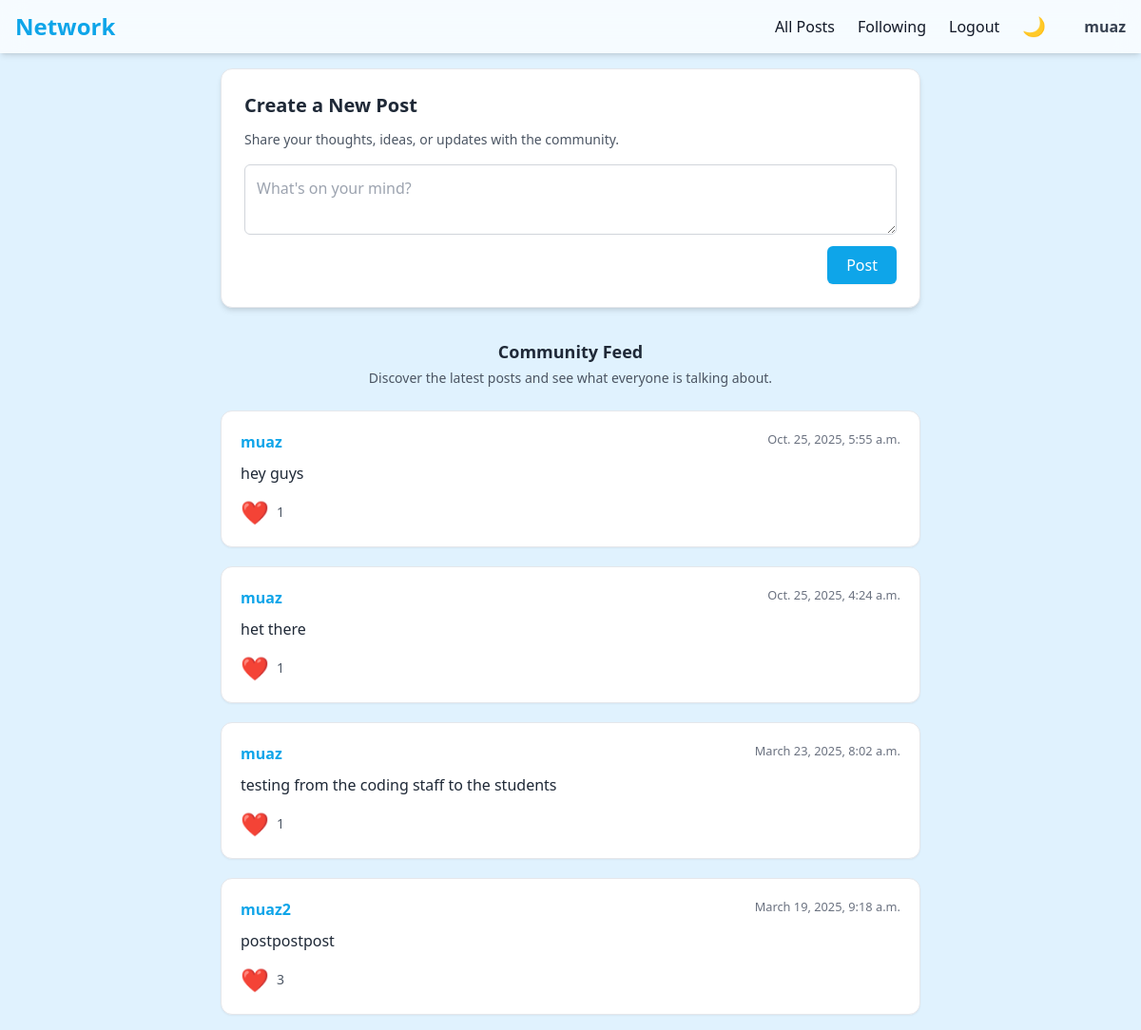
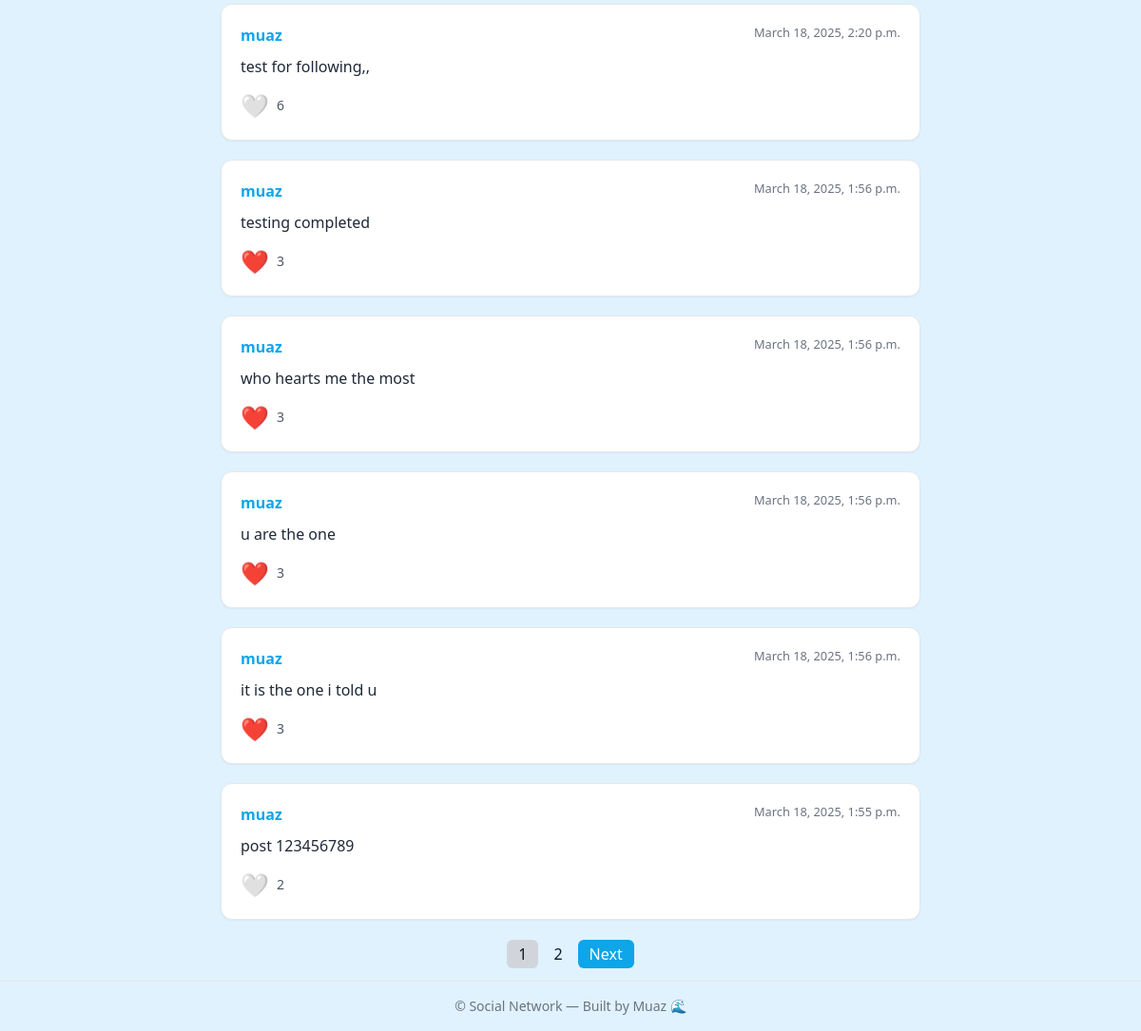
Screenshot of / (signed in) with the database file from the repository (2 pictures, top to bottom).
### network/models.py (models this page shows)
class User(AbstractUser):
    pass

class Posts(models.Model):
    newpost=models.TextField()
    creator=models.ForeignKey(User, on_delete=models.CASCADE,related_name="Allposts")
    likes = models.IntegerField(default=0)
    liked_by=models.ManyToManyField(User,related_name="likedpost",blank=True)
    timestamp= models.DateTimeField(auto_now_add=True)

### network/views.py (the view)
# urls.py: path("", views.index, name="index"),
def index(request):
    items = Posts.objects.all().order_by('-timestamp')
    paginator=Paginator(items,10)
    page=request.GET.get('page', 1)
    query=paginator.get_page(page)
    return render(request, "network/index.html", {"query": query})

### network/templates/network/index.html (shortened to what this page needs)
{% extends "network/layout.html" %}
{% block body %}
<div class="max-w-3xl mx-auto mb-8">
    {% if user.is_authenticated %}
    <div class="bg-white dark:bg-[#1E293B] p-6 rounded-xl shadow-md border border-gray-200 dark:border-gray-700 transition-colors duration-300">
        <h2 class="text-xl font-semibold text-gray-800 dark:text-gray-200 mb-3">Create a New Post</h2>
        <p class="text-gray-600 dark:text-gray-400 mb-4 text-sm">Share your thoughts, ideas, or updates with the community.</p>
        <form action="{% url 'newpost' %}" method="post" class="flex flex-col gap-3">
            <textarea name="content" placeholder="What's on your mind?"
                      class="border border-gray-300 dark:border-gray-600 rounded-md p-3 w-full focus:outline-none focus:ring-2 focus:ring-[#0EA5E9] dark:bg-[#0F172A] dark:text-gray-100 transition-colors duration-300"></textarea>
            <div class="flex justify-end">
                <button type="submit"
                        class="bg-[#0EA5E9] text-white px-5 py-2 rounded-md font-medium hover:bg-[#0284C7] transition-colors duration-200 shadow-sm">
                    Post
                </button>
            </div>
        </form>
    </div>
    {% endif %}
</div>
<div class="max-w-3xl mx-auto mb-6 text-center">
    <h3 class="text-lg font-semibold text-gray-800 dark:text-gray-200">Community Feed</h3>
    <p class="text-gray-600 dark:text-gray-400 text-sm mt-1">
        Discover the latest posts and see what everyone is talking about.
    </p>
</div>
<div class="flex flex-col gap-5 max-w-3xl mx-auto">
    {% for i in query %}
    <div class="bg-white dark:bg-[#1E293B] p-5 rounded-xl shadow-sm border border-gray-200 dark:border-gray-700 transition-colors duration-300">
        <div class="flex justify-between items-start mb-1">
            <a href="{% url 'profile' i.creator.id %}" class="font-semibold text-[#0EA5E9] hover:underline">{{ i.creator.username }}</a>
            <small class="text-gray-500 dark:text-gray-400">{{ i.timestamp }}</small>
        </div>
        <p class="mt-2 text-gray-800 dark:text-gray-200 leading-relaxed">{{ i.newpost }}</p>
        <div class="mt-3 flex items-center">
            <button
                class="like-button text-2xl focus:outline-none transition-colors duration-200"
                data-post-id="{{ i.id }}"
                {% if user in i.liked_by.all %}
                    style="color:red;"
                {% else %}
                    style="color:white;"
                {% endif %}>
                {% if user in i.liked_by.all %}
                    ❤️
                {% else %}
                    🤍
                {% endif %}
            </button>
            <span class="ml-2 text-sm text-gray-600 dark:text-gray-400" id="likes-count-{{ i.id }}">{{ i.likes }}</span>
        </div>
    </div>
    {% empty %}
    <p class="text-center text-gray-500 dark:text-gray-400">No posts yet. Be the first to share something!</p>
    {% endfor %}
</div>
<div class="mt-6 flex justify-center max-w-3xl mx-auto">
    <nav>
        <ul class="flex gap-1">
            {% for page_num in query.paginator.page_range %}
                {% if query.number == page_num %}
                    <li>
                        <span class="px-3 py-1 rounded-md bg-gray-300 dark:bg-gray-600">{{ page_num }}</span>
                    </li>
                {% else %}
                    <li>
                        <a href="?page={{ page_num }}" class="px-3 py-1 rounded-md hover:bg-gray-200 dark:hover:bg-gray-700">{{ page_num }}</a>
                    </li>
                {% endif %}
            {% endfor %}
            {% if query.has_next %}
                <li>
                    <a href="?page={{ query.next_page_number }}" class="px-3 py-1 rounded-md bg-[#0EA5E9] text-white hover:bg-[#0284C7]">Next</a>
                </li>
            {% endif %}
        </ul>
    </nav>
</div>
{% endblock %}

### network/templates/network/layout.html (shortened to what this page needs)
{% load static %}
<!DOCTYPE html>
<html lang="en" class="scroll-smooth">
  <head>
    <script src="https://cdn.tailwindcss.com"></script>
  </head>
  <body
    class="bg-[#E0F2FE] dark:bg-[#0F172A] min-h-screen flex flex-col text-gray-900 dark:text-gray-100 transition-colors duration-300"
  >
    <nav
      class="bg-white/70 dark:bg-[#1E293B] backdrop-blur-md shadow-md sticky top-0 z-50 transition-colors duration-300"
    >
      <div
        class="max-w-7xl mx-auto px-4 py-3 flex justify-between items-center"
      >
        <a href="{% url 'index' %}" class="text-2xl font-bold text-[#0EA5E9]">Network</a>
        <ul class="hidden md:flex gap-6 items-center font-medium">
          <li><a href="{% url 'index' %}" class="hover:text-[#0EA5E9]">All Posts</a></li>
          {% if user.is_authenticated %}
            <li><a href="{% url 'following' %}" class="hover:text-[#0EA5E9]">Following</a></li>
            <li><a href="{% url 'logout' %}" class="hover:text-[#0EA5E9]">Logout</a></li>
          {% else %}
            <li><a href="{% url 'login' %}" class="hover:text-[#0EA5E9]">Login</a></li>
            <li><a href="{% url 'register' %}" class="hover:text-[#0EA5E9]">Register</a></li>
          {% endif %}
          <li>
            <button
              id="dark-toggle"
              class="text-xl focus:outline-none"
              aria-label="Toggle Dark Mode"
            >🌙</button>
          </li>
          {% if user.is_authenticated %}
          <li class="ml-4 text-gray-700 dark:text-gray-200 font-semibold">
            <a href="{% url 'profile' user.id %}">{{ user.username }}</a>
          </li>
          {% endif %}
        </ul>
      </div>
    </nav>
    <main class="flex-1 max-w-3xl mx-auto w-full p-4">
      {% block body %}{% endblock %}
    </main>
    <footer class="text-center text-sm text-gray-500 py-4 border-t dark:border-gray-700">
      © {{ now.year }} Social Network — Built by Muaz 🌊
    </footer>
  </body>
</html>

### rows the page displays
User: username "muaz"
Posts: creator.username "muaz", timestamp "Oct. 25, 2025, 5:55 a.m.", newpost "hey guys", likes "1"
Posts: creator.username "muaz", timestamp "Oct. 25, 2025, 4:24 a.m.", newpost "het there", likes "1"
Posts: creator.username "muaz", timestamp "March 23, 2025, 8:02 a.m.", newpost "testing from the coding staff to the students", likes "1"
Posts: creator.username "muaz2", timestamp "March 19, 2025, 9:18 a.m.", newpost "postpostpost", likes "3"
Posts: creator.username "muaz", timestamp "March 18, 2025, 2:20 p.m.", newpost "test for following,,", likes "6"
Posts: creator.username "muaz", timestamp "March 18, 2025, 1:56 p.m.", newpost "testing completed", likes "3"
Posts: creator.username "muaz", timestamp "March 18, 2025, 1:56 p.m.", newpost "who hearts me the most", likes "3"
Posts: creator.username "muaz", timestamp "March 18, 2025, 1:56 p.m.", newpost "u are the one", likes "3"
Posts: creator.username "muaz", timestamp "March 18, 2025, 1:56 p.m.", newpost "it is the one i told u", likes "3"
Posts: creator.username "muaz", timestamp "March 18, 2025, 1:55 p.m.", newpost "post 123456789", likes "2"

### other values shown
{{ page_num }} "1"
{{ page_num }} "2"
